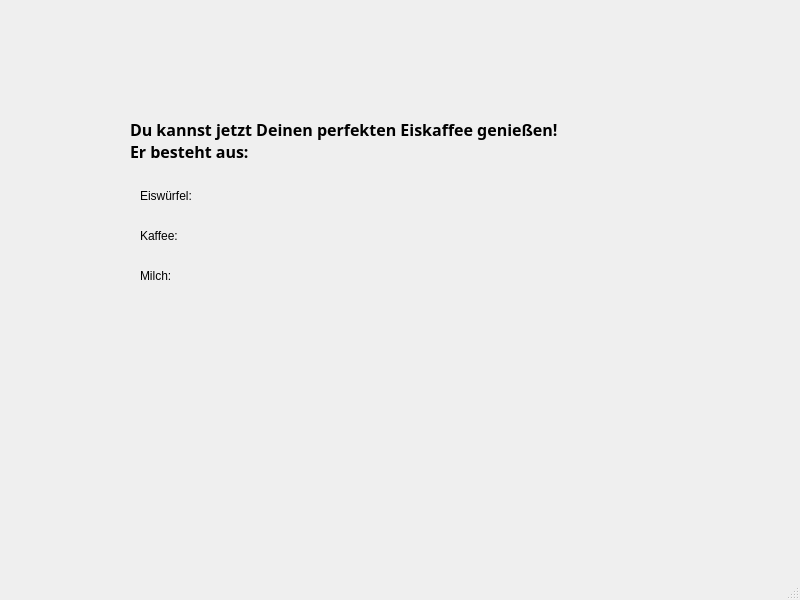
<?xml version="1.0" encoding="UTF-8"?>
<ui version="4.0">
 <class>Ausgabe_Window</class>
 <widget class="QMainWindow" name="Ausgabe_Window">
  <property name="geometry">
   <rect>
    <x>0</x>
    <y>0</y>
    <width>800</width>
    <height>600</height>
   </rect>
  </property>
  <property name="windowTitle">
   <string>Ausgabe_Window</string>
  </property>
  <widget class="QWidget" name="centralwidget">
   <widget class="QLabel" name="geniesse_title">
    <property name="geometry">
     <rect>
      <x>130</x>
      <y>120</y>
      <width>431</width>
      <height>41</height>
     </rect>
    </property>
    <property name="font">
     <font>
      <family>Segoe UI Black</family>
      <pointsize>12</pointsize>
      <weight>75</weight>
      <bold>true</bold>
     </font>
    </property>
    <property name="text">
     <string>Du kannst jetzt Deinen perfekten Eiskaffee genießen!
Er besteht aus:</string>
    </property>
   </widget>
   <widget class="QLabel" name="Eiswuerfel_Ausgabe">
    <property name="geometry">
     <rect>
      <x>140</x>
      <y>180</y>
      <width>131</width>
      <height>31</height>
     </rect>
    </property>
    <property name="text">
     <string>Eiswürfel:</string>
    </property>
   </widget>
   <widget class="QLabel" name="Kaffee_Ausgabe">
    <property name="geometry">
     <rect>
      <x>140</x>
      <y>220</y>
      <width>131</width>
      <height>31</height>
     </rect>
    </property>
    <property name="text">
     <string>Kaffee:</string>
    </property>
   </widget>
   <widget class="QLabel" name="Milch_Ausgabe">
    <property name="geometry">
     <rect>
      <x>140</x>
      <y>260</y>
      <width>131</width>
      <height>31</height>
     </rect>
    </property>
    <property name="text">
     <string>Milch:</string>
    </property>
   </widget>
  </widget>
  <widget class="QStatusBar" name="statusbar"/>
 </widget>
 <resources/>
 <connections/>
</ui>
